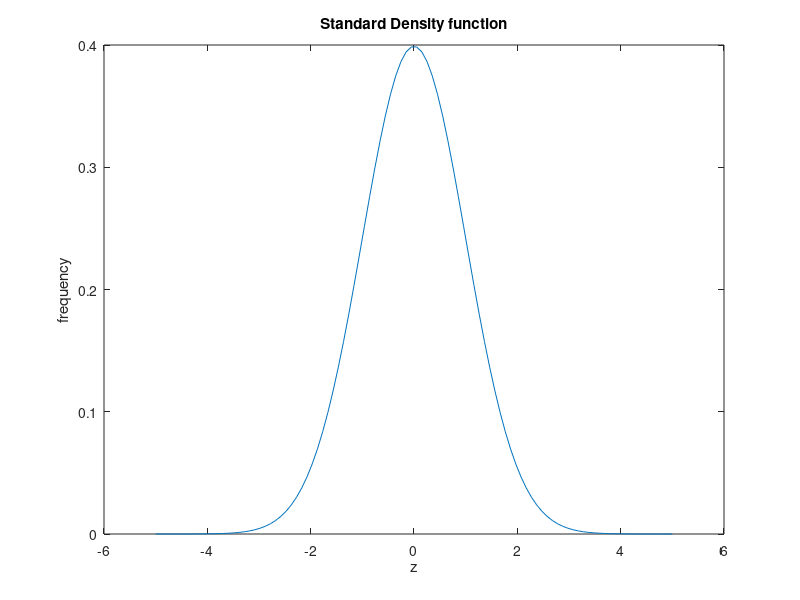

The MATLAB source for this figure:
%%Mech 105 Homework 1 question 9
%Script by John Kelly
%Date Jan/27/2019

%house keeping
clear
close
clc

%setup variables
z = linspace(-5,5,100);

%Calculate density
f_z = (1/sqrt(2*pi)).*exp((-z.^2)./2);

plot(z,f_z)
title('Standard Density function')
xlabel('z')
ylabel('frequency')